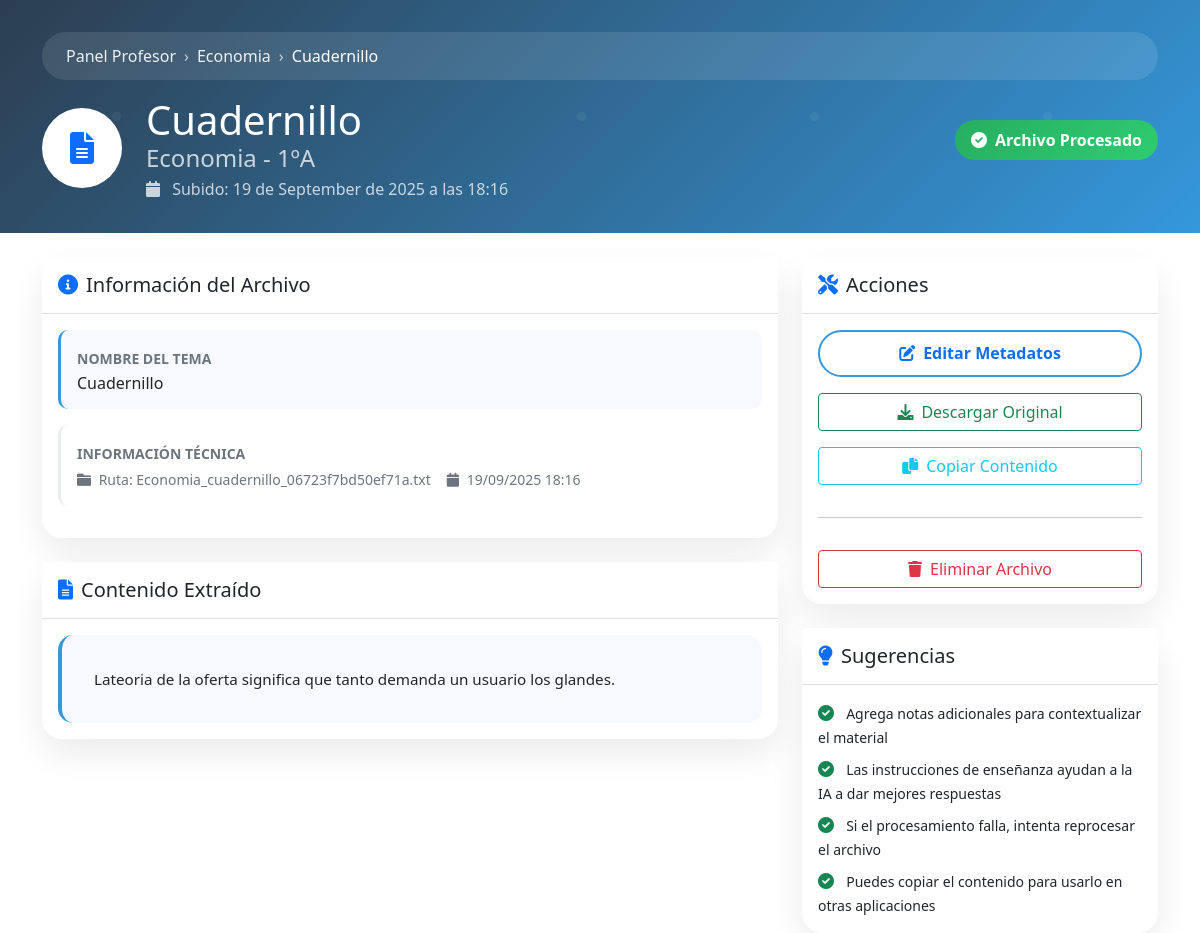
The app's page /profesor/archivo/1 (signed in) with its own data.
### app/models.py (models this page shows, shortened)
class Materia(db.Model):
    __tablename__ = 'materias'
    id = db.Column(db.Integer, primary_key=True)
    nombre = db.Column(db.String(100), nullable=False)
    descripcion = db.Column(db.Text)
    curso_id = db.Column(db.Integer, db.ForeignKey('cursos.id'), nullable=False)
    fecha_creacion = db.Column(db.DateTime, default=datetime.utcnow)
    archivos = db.relationship('ArchivoMateria', backref='materia')
    tareas = db.relationship('Tarea', backref='materia')

class ArchivoMateria(db.Model):
    __tablename__ = 'archivos_materia'
    id = db.Column(db.Integer, primary_key=True)
    nombre_tema = db.Column(db.String(200), nullable=False)
    archivo_path = db.Column(db.String(500), nullable=False)
    notas_adicionales = db.Column(db.Text)
    instrucciones_ensenanza = db.Column(db.Text)
    utilidad_ia_score = db.Column(db.Float, default=0.0)
    texto_extraido = db.Column(db.Text, nullable=True)
    materia_id = db.Column(db.Integer, db.ForeignKey('materias.id'), nullable=False)
    profesor_id = db.Column(db.Integer, db.ForeignKey('usuarios.id'), nullable=False)
    fecha_subida = db.Column(db.DateTime, default=datetime.utcnow)
    tareas_generadas = db.relationship('Tarea', backref='archivo_origen')
    def esta_procesado(self):
        return (self.texto_extraido is not None and
                self.texto_extraido.strip() != '' and
                not self.texto_extraido.startswith('[Error'))

class Curso(db.Model):
    __tablename__ = 'cursos'
    id = db.Column(db.Integer, primary_key=True)
    nombre = db.Column(db.String(100), nullable=False)
    nivel = db.Column(db.String(50))  # Ej: "1ro Secundaria", "5to Grado"
    institucion_id = db.Column(db.Integer, db.ForeignKey('instituciones.id'), nullable=False)
    tutor_id = db.Column(db.Integer, db.ForeignKey('usuarios.id'), nullable=True)
    fecha_creacion = db.Column(db.DateTime, default=datetime.utcnow)
    alumnos = db.relationship('Usuario', backref='curso', foreign_keys='Usuario.curso_id')
    materias = db.relationship('Materia', backref='curso')
    institucion = db.relationship('Institucion', backref='cursos')

### app/routes.py (the view)
@routes.route('/profesor/archivo/<int:archivo_id>')
def profesor_ver_archivo(archivo_id):
    if 'user_id' not in login_session:
        return redirect(url_for('routes.login'))
    user = Usuario.query.get(login_session['user_id'])
    if not user or user.rol != RolUsuario.PROFESOR:
        flash("No autorizado", "error")
        return redirect(url_for('routes.chat_index'))
    archivo = ArchivoMateria.query.filter_by(
        id=archivo_id,
        profesor_id=user.id
    ).first()
    if not archivo:
        flash("Archivo no encontrado", "error")
        return redirect(url_for('routes.profesor_panel'))
    return render_template('profesor_archivo_detalle.html', archivo=archivo)

### app/routes.py (called while the page is built)
@routes.context_processor
def inject_user_globals():
    if 'user_id' in login_session:
        user = Usuario.query.get(login_session['user_id'])
        if user:
            sessions = ChatIA.query\
                        .filter_by(usuario_id=user.id)\
                        .order_by(ChatIA.fecha_ultimo_mensaje.desc())\
                        .all()
            return {
                'sessions': sessions,
                'user_name': user.nombre,  # ✅ Usar 'nombre'
                'user': user
            }
    return {}

### app/templates/profesor_archivo_detalle.html (shortened to what this page needs)
<!DOCTYPE html>
<html lang="es">
<head>
    <link href="https://cdn.jsdelivr.net/npm/bootstrap@5.1.3/dist/css/bootstrap.min.css" rel="stylesheet">
    <link href="https://cdnjs.cloudflare.com/ajax/libs/font-awesome/6.0.0/css/all.min.css" rel="stylesheet">
</head>
<body>
    <div class="archivo-header">
        <div class="container">
            <nav aria-label="breadcrumb" class="mb-3">
                <ol class="breadcrumb">
                    <li class="breadcrumb-item">
                        <a href="{{ url_for('routes.profesor_panel') }}">Panel Profesor</a>
                    </li>
                    <li class="breadcrumb-item">
                        <a href="{{ url_for('routes.profesor_materia_detalle', materia_id=archivo.materia_id) }}">{{ archivo.materia.nombre }}</a>
                    </li>
                    <li class="breadcrumb-item active">{{ archivo.nombre_tema }}</li>
                </ol>
            </nav>
            <div class="row align-items-center">
                <div class="col-md-8">
                    <div class="d-flex align-items-center">
                        <div class="me-4">
                            <div class="bg-white text-primary rounded-circle d-flex align-items-center justify-content-center"
                                 style="width: 80px; height: 80px;">
                                <i class="fas fa-file-alt fa-2x"></i>
                            </div>
                        </div>
                        <div>
                            <h1 class="mb-0">{{ archivo.nombre_tema }}</h1>
                            <h4 class="mb-1 opacity-75">{{ archivo.materia.nombre }} - {{ archivo.materia.curso.nombre }}</h4>
                            <p class="mb-0 opacity-75">
                                <i class="fas fa-calendar me-2"></i>
                                Subido: {{ archivo.fecha_subida.strftime('%d de %B de %Y a las %H:%M') }}
                            </p>
                        </div>
                    </div>
                </div>
                <div class="col-md-4 text-end">
                    <div class="mb-3">
                        {% if archivo.esta_procesado() %}
                            <span class="status-badge procesado">
                                <i class="fas fa-check-circle"></i>
                                Archivo Procesado
                            </span>
                        {% elif archivo.texto_extraido and archivo.texto_extraido.startswith('[Error') %}
                            <span class="status-badge error">
                                <i class="fas fa-exclamation-circle"></i>
                                Error al Procesar
                            </span>
                        {% else %}
                            <span class="status-badge pendiente">
                                <i class="fas fa-clock"></i>
                                Procesamiento Pendiente
                            </span>
                        {% endif %}
                    </div>
                </div>
            </div>
        </div>
    </div>
    <div class="container mt-4">
        <div class="row">
            <div class="col-lg-8">
                <div class="card mb-4">
                    <div class="card-header bg-white py-3">
                        <h5 class="card-title mb-0">
                            <i class="fas fa-info-circle me-2 text-primary"></i>Información del Archivo
                        </h5>
                    </div>
                    <div class="card-body">
                        <div id="metadataView">
                            <div class="metadata-item highlight">
                                <label class="fw-bold text-muted small">NOMBRE DEL TEMA</label>
                                <h6 class="mb-0 mt-1">{{ archivo.nombre_tema }}</h6>
                            </div>
                            <div class="metadata-item">
                                <label class="fw-bold text-muted small">INFORMACIÓN TÉCNICA</label>
                                <div class="d-flex flex-wrap gap-3 mt-1">
                                    <small class="text-muted">
                                        <i class="fas fa-folder me-1"></i>
                                        Ruta: {{ archivo.archivo_path.split('/')[-1] if '/' in archivo.archivo_path else archivo.archivo_path.split('\\')[-1] }}
                                    </small>
                                    <small class="text-muted">
                                        <i class="fas fa-calendar me-1"></i>
                                        {{ archivo.fecha_subida.strftime('%d/%m/%Y %H:%M') }}
                                    </small>
                                </div>
                            </div>
                        </div>
                    </div>
                </div>
                <div class="card">
                    <div class="card-header bg-white py-3">
                        <div class="d-flex justify-content-between align-items-center">
                            <h5 class="card-title mb-0">
                                <i class="fas fa-file-text me-2 text-primary"></i>Contenido Extraído
                            </h5>
                        </div>
                    </div>
                    <div class="card-body">
                        {% if archivo.esta_procesado() %}
                            <div class="content-section">
                                <div class="text-content">{{ archivo.texto_extraido }}</div>
                            </div>
                        {% endif %}
                    </div>
                </div>
            </div>
            <div class="col-lg-4">
                <div class="action-buttons">
                    <div class="card">
                        <div class="card-header bg-white py-3">
                            <h5 class="card-title mb-0">
                                <i class="fas fa-tools me-2 text-primary"></i>Acciones
                            </h5>
                        </div>
                        <div class="card-body">
                            <div class="d-grid gap-3">
                                <button class="btn btn-outline-primary" onclick="toggleEdicion()">
                                    <i class="fas fa-edit me-2"></i>Editar Metadatos
                                </button>
                                <button class="btn btn-outline-success" onclick="descargarArchivo()">
                                    <i class="fas fa-download me-2"></i>Descargar Original
                                </button>
                                <button class="btn btn-outline-info" onclick="copiarContenido()">
                                    <i class="fas fa-copy me-2"></i>Copiar Contenido
                                </button>
                                <hr>
                                <button class="btn btn-outline-danger" onclick="eliminarArchivo()">
                                    <i class="fas fa-trash me-2"></i>Eliminar Archivo
                                </button>
                            </div>
                        </div>
                    </div>
                    <div class="card mt-4">
                        <div class="card-header bg-white py-3">
                            <h5 class="card-title mb-0">
                                <i class="fas fa-lightbulb me-2 text-primary"></i>Sugerencias
                            </h5>
                        </div>
                        <div class="card-body">
                            <ul class="list-unstyled mb-0">
                                <li class="mb-2">
                                    <i class="fas fa-check-circle me-2 text-success"></i>
                                    <small>Agrega notas adicionales para contextualizar el material</small>
                                </li>
                                <li class="mb-2">
                                    <i class="fas fa-check-circle me-2 text-success"></i>
                                    <small>Las instrucciones de enseñanza ayudan a la IA a dar mejores respuestas</small>
                                </li>
                                <li class="mb-2">
                                    <i class="fas fa-check-circle me-2 text-success"></i>
                                    <small>Si el procesamiento falla, intenta reprocesar el archivo</small>
                                </li>
                                <li>
                                    <i class="fas fa-check-circle me-2 text-success"></i>
                                    <small>Puedes copiar el contenido para usarlo en otras aplicaciones</small>
                                </li>
                            </ul>
                        </div>
                    </div>
                </div>
            </div>
        </div>
    </div>

### app/templates/profesor_archivo_detalle.html (style rules this page uses)
:root { --primary-gradient: linear-gradient(135deg, #2c3e50 0%, #3498db 100%); --success-gradient: linear-gradient(135deg, #27ae60 0%, #2ecc71 100%); --warning-gradient: linear-gradient(135deg, #f39c12 0%, #e67e22 100%); --info-gradient: linear-gradient(135deg, #3498db 0%, #2980b9 100%); --danger-gradient: linear-gradient(135deg, #e74c3c 0%, #c0392b 100%); }
.archivo-header { background: var(--primary-gradient); color: white; padding: 2rem 0; position: relative; overflow: hidden; }
.archivo-header::before { content: ''; position: absolute; top: 0; left: 0; right: 0; bottom: 0; opacity: 0.5; }
.archivo-header .container { position: relative; z-index: 2; }
.card { border: none; border-radius: 20px; box-shadow: 0 15px 35px rgba(0,0,0,0.08); transition: all 0.3s ease; }
.status-badge { padding: 0.5rem 1rem; border-radius: 50px; font-weight: 600; display: inline-flex; align-items: center; gap: 0.5rem; }
.status-badge.procesado { background: var(--success-gradient); color: white; }
.breadcrumb { background: rgba(255,255,255,0.1); border-radius: 50px; padding: 0.75rem 1.5rem; }
.breadcrumb-item + .breadcrumb-item::before { content: "›"; color: rgba(255,255,255,0.7); }
.breadcrumb-item a { color: rgba(255,255,255,0.9); text-decoration: none; }
.breadcrumb-item.active { color: white; }
.content-section { background: #f8f9ff; border-radius: 15px; padding: 2rem; border-left: 4px solid #3498db; }
.metadata-item { background: white; border-radius: 10px; padding: 1rem; margin-bottom: 1rem; border-left: 3px solid #e9ecef; }
.metadata-item.highlight { border-left-color: #3498db; background: #f8f9ff; }
.btn-outline-primary { border: 2px solid #3498db; border-radius: 50px; padding: 0.6rem 1.5rem; font-weight: 600; transition: all 0.3s ease; }
.action-buttons { position: sticky; top: 2rem; z-index: 100; }
.text-content { white-space: pre-wrap; font-family: 'Segoe UI', Tahoma, Geneva, Verdana, sans-serif; line-height: 1.6; font-size: 0.95rem; }

### records on screen
Materia: materia.nombre "Economia"
ArchivoMateria: nombre_tema "Cuadernillo", fecha_subida "19 de September de 2025 a las 18:16", archivo_path "Economia_cuadernillo_06723f7bd50ef71a.txt", fecha_subida "19/09/2025 18:16", texto_extraido "Lateoria de la oferta significa que tanto demanda un usuario los glandes."
Curso: materia.curso.nombre "1ºA"
